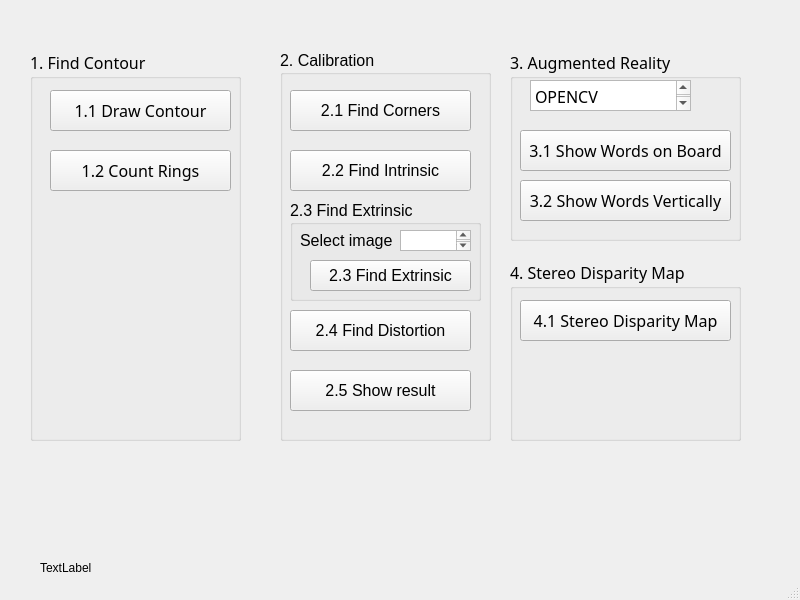
<?xml version="1.0" encoding="UTF-8"?>
<ui version="4.0">
 <class>MainWindow</class>
 <widget class="QMainWindow" name="MainWindow">
  <property name="geometry">
   <rect>
    <x>0</x>
    <y>0</y>
    <width>800</width>
    <height>600</height>
   </rect>
  </property>
  <property name="windowTitle">
   <string>MainWindow</string>
  </property>
  <widget class="QWidget" name="centralwidget">
   <widget class="QGroupBox" name="groupBox">
    <property name="geometry">
     <rect>
      <x>30</x>
      <y>50</y>
      <width>211</width>
      <height>391</height>
     </rect>
    </property>
    <property name="font">
     <font>
      <family>Microsoft JhengHei</family>
      <pointsize>12</pointsize>
     </font>
    </property>
    <property name="title">
     <string>1. Find Contour</string>
    </property>
    <widget class="QPushButton" name="pushButton">
     <property name="geometry">
      <rect>
       <x>20</x>
       <y>40</y>
       <width>181</width>
       <height>41</height>
      </rect>
     </property>
     <property name="text">
      <string>1.1 Draw Contour</string>
     </property>
    </widget>
    <widget class="QPushButton" name="pushButton_2">
     <property name="geometry">
      <rect>
       <x>20</x>
       <y>100</y>
       <width>181</width>
       <height>41</height>
      </rect>
     </property>
     <property name="text">
      <string>1.2 Count Rings</string>
     </property>
    </widget>
    <widget class="QGroupBox" name="groupBox_2">
     <property name="geometry">
      <rect>
       <x>250</x>
       <y>340</y>
       <width>120</width>
       <height>80</height>
      </rect>
     </property>
     <property name="title">
      <string>GroupBox</string>
     </property>
    </widget>
   </widget>
   <widget class="QGroupBox" name="groupBox_3">
    <property name="geometry">
     <rect>
      <x>280</x>
      <y>50</y>
      <width>211</width>
      <height>391</height>
     </rect>
    </property>
    <property name="font">
     <font>
      <family>Microsoft JhengHei UI</family>
      <pointsize>12</pointsize>
     </font>
    </property>
    <property name="title">
     <string>2. Calibration</string>
    </property>
    <widget class="QPushButton" name="pushButton_3">
     <property name="geometry">
      <rect>
       <x>10</x>
       <y>40</y>
       <width>181</width>
       <height>41</height>
      </rect>
     </property>
     <property name="text">
      <string>2.1 Find Corners</string>
     </property>
    </widget>
    <widget class="QPushButton" name="pushButton_4">
     <property name="geometry">
      <rect>
       <x>10</x>
       <y>100</y>
       <width>181</width>
       <height>41</height>
      </rect>
     </property>
     <property name="text">
      <string>2.2 Find Intrinsic</string>
     </property>
    </widget>
    <widget class="QPushButton" name="pushButton_5">
     <property name="geometry">
      <rect>
       <x>10</x>
       <y>260</y>
       <width>181</width>
       <height>41</height>
      </rect>
     </property>
     <property name="text">
      <string>2.4 Find Distortion</string>
     </property>
    </widget>
    <widget class="QPushButton" name="pushButton_6">
     <property name="geometry">
      <rect>
       <x>10</x>
       <y>320</y>
       <width>181</width>
       <height>41</height>
      </rect>
     </property>
     <property name="text">
      <string>2.5 Show result</string>
     </property>
    </widget>
    <widget class="QGroupBox" name="groupBox_4">
     <property name="geometry">
      <rect>
       <x>10</x>
       <y>150</y>
       <width>191</width>
       <height>101</height>
      </rect>
     </property>
     <property name="title">
      <string>2.3 Find Extrinsic</string>
     </property>
     <widget class="QTextEdit" name="textEdit">
      <property name="geometry">
       <rect>
        <x>110</x>
        <y>30</y>
        <width>71</width>
        <height>21</height>
       </rect>
      </property>
     </widget>
     <widget class="QLabel" name="label_2">
      <property name="geometry">
       <rect>
        <x>10</x>
        <y>30</y>
        <width>101</width>
        <height>21</height>
       </rect>
      </property>
      <property name="text">
       <string>Select image</string>
      </property>
     </widget>
     <widget class="QPushButton" name="pushButton_7">
      <property name="geometry">
       <rect>
        <x>20</x>
        <y>60</y>
        <width>161</width>
        <height>31</height>
       </rect>
      </property>
      <property name="text">
       <string>2.3 Find Extrinsic</string>
      </property>
     </widget>
    </widget>
   </widget>
   <widget class="QLabel" name="label">
    <property name="geometry">
     <rect>
      <x>40</x>
      <y>560</y>
      <width>58</width>
      <height>15</height>
     </rect>
    </property>
    <property name="text">
     <string>TextLabel</string>
    </property>
   </widget>
   <widget class="QGroupBox" name="groupBox_5">
    <property name="geometry">
     <rect>
      <x>510</x>
      <y>50</y>
      <width>231</width>
      <height>191</height>
     </rect>
    </property>
    <property name="font">
     <font>
      <family>Microsoft JhengHei</family>
      <pointsize>12</pointsize>
     </font>
    </property>
    <property name="title">
     <string>3. Augmented Reality</string>
    </property>
    <widget class="QTextEdit" name="textEdit_2">
     <property name="geometry">
      <rect>
       <x>20</x>
       <y>30</y>
       <width>161</width>
       <height>31</height>
      </rect>
     </property>
     <property name="html">
      <string>&lt;!DOCTYPE HTML PUBLIC &quot;-//W3C//DTD HTML 4.0//EN&quot; &quot;http://www.w3.org/TR/REC-html40/strict.dtd&quot;&gt;
&lt;html&gt;&lt;head&gt;&lt;meta name=&quot;qrichtext&quot; content=&quot;1&quot; /&gt;&lt;style type=&quot;text/css&quot;&gt;
p, li { white-space: pre-wrap; }
&lt;/style&gt;&lt;/head&gt;&lt;body style=&quot; font-family:'Microsoft JhengHei'; font-size:12pt; font-weight:400; font-style:normal;&quot;&gt;
&lt;p style=&quot; margin-top:0px; margin-bottom:0px; margin-left:0px; margin-right:0px; -qt-block-indent:0; text-indent:0px;&quot;&gt;OPENCV&lt;/p&gt;
&lt;p style=&quot;-qt-paragraph-type:empty; margin-top:0px; margin-bottom:0px; margin-left:0px; margin-right:0px; -qt-block-indent:0; text-indent:0px;&quot;&gt;&lt;br /&gt;&lt;/p&gt;&lt;/body&gt;&lt;/html&gt;</string>
     </property>
    </widget>
    <widget class="QPushButton" name="pushButton_8">
     <property name="geometry">
      <rect>
       <x>10</x>
       <y>80</y>
       <width>211</width>
       <height>41</height>
      </rect>
     </property>
     <property name="text">
      <string>3.1 Show Words on Board</string>
     </property>
    </widget>
    <widget class="QPushButton" name="pushButton_9">
     <property name="geometry">
      <rect>
       <x>10</x>
       <y>130</y>
       <width>211</width>
       <height>41</height>
      </rect>
     </property>
     <property name="text">
      <string>3.2 Show Words Vertically</string>
     </property>
    </widget>
   </widget>
   <widget class="QGroupBox" name="groupBox_6">
    <property name="geometry">
     <rect>
      <x>510</x>
      <y>260</y>
      <width>231</width>
      <height>181</height>
     </rect>
    </property>
    <property name="font">
     <font>
      <family>Microsoft JhengHei</family>
      <pointsize>12</pointsize>
     </font>
    </property>
    <property name="title">
     <string>4. Stereo Disparity Map</string>
    </property>
    <widget class="QPushButton" name="pushButton_12">
     <property name="geometry">
      <rect>
       <x>10</x>
       <y>40</y>
       <width>211</width>
       <height>41</height>
      </rect>
     </property>
     <property name="text">
      <string>4.1 Stereo Disparity Map</string>
     </property>
    </widget>
   </widget>
  </widget>
  <widget class="QMenuBar" name="menubar">
   <property name="geometry">
    <rect>
     <x>0</x>
     <y>0</y>
     <width>800</width>
     <height>25</height>
    </rect>
   </property>
  </widget>
  <widget class="QStatusBar" name="statusbar"/>
 </widget>
 <resources/>
 <connections/>
</ui>
